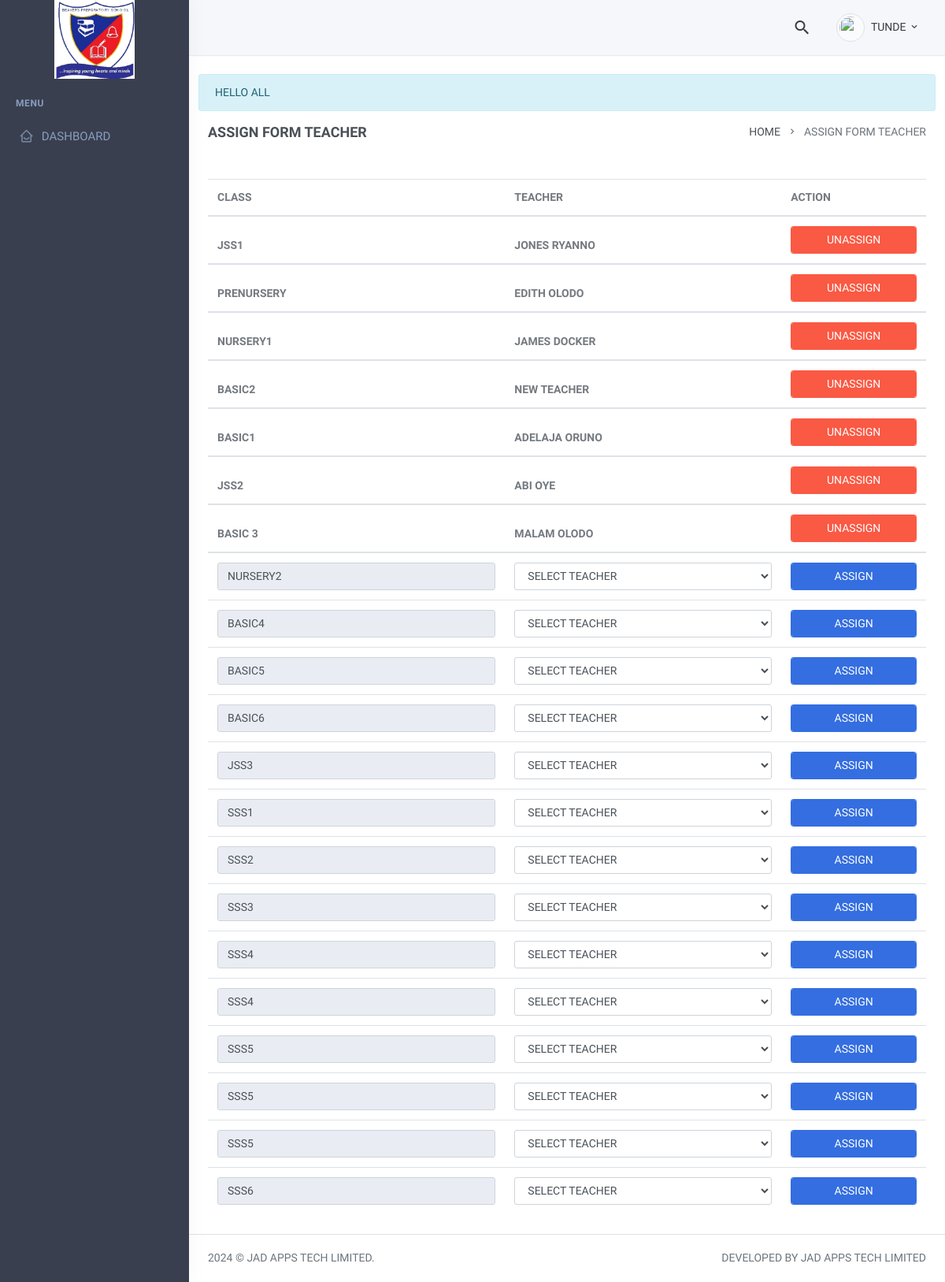
The page /public/assign-form-teacher.php (signed in) on the database its author committed.
### tables this page shows
CREATE TABLE `communications` (
  `id` int NOT NULL AUTO_INCREMENT,
  `message` varchar(450) DEFAULT NULL,
  `exp_date` datetime DEFAULT NULL,
  `uploaded_by` varchar(45) DEFAULT NULL,
  `status` int DEFAULT '0',
  PRIMARY KEY (`id`)
);

CREATE TABLE `users` (
  `id` int NOT NULL AUTO_INCREMENT,
  `name` varchar(50) DEFAULT NULL,
  `surname` varchar(125) DEFAULT NULL,
  `email` varchar(50) DEFAULT NULL,
  `password` varchar(150) DEFAULT NULL,
  `usertype` varchar(45) NOT NULL DEFAULT 'student',
  `regnum` varchar(45) DEFAULT NULL,
  `class_arm` int unsigned DEFAULT NULL,
  `students_class` varchar(45) DEFAULT NULL,
  `nationality` varchar(45) DEFAULT NULL,
  `state` varchar(45) DEFAULT NULL,
  `lga` varchar(45) DEFAULT NULL,
  `bloodgroup` varchar(45) DEFAULT NULL,
  `genotype` varchar(45) DEFAULT NULL,
  `parents_fullname` varchar(100) DEFAULT NULL,
  `parents_phone` varchar(45) DEFAULT NULL,
  `parents_number` varchar(45) DEFAULT NULL,
  `occupation` varchar(45) DEFAULT NULL,
  `wphone` varchar(45) DEFAULT NULL,
  `address` varchar(45) DEFAULT NULL,
  `sponsor_fullname` varchar(45) DEFAULT NULL,
  `sponsor_phone` varchar(45) DEFAULT NULL,
  `sponsor_email` varchar(45) DEFAULT NULL,
  `sponsor_occupation` varchar(45) DEFAULT NULL,
  `sponsor_wphone` varchar(45) DEFAULT NULL,
  `sponsor_address` varchar(45) DEFAULT NULL,
  `dob` varchar(45) DEFAULT NULL,
  `parents_email` varchar(125) DEFAULT NULL,
  `gender` varchar(45) DEFAULT NULL,
  `school_fees` int NOT NULL DEFAULT '0',
  `photo` varchar(256) DEFAULT NULL,
  `toteach` varchar(2048) DEFAULT NULL,
  `prev_school` varchar(45) DEFAULT NULL,
  `office_address` varchar(45) DEFAULT NULL,
  `office_phone` varchar(45) DEFAULT NULL,
  `sponsor_office_phone` varchar(45) DEFAULT NULL,
  `sponsor_office_address` varchar(45) DEFAULT NULL,
  `form_teacher` int DEFAULT '0',
  `form_class` varchar(45) DEFAULT NULL,
  `active` varchar(2) DEFAULT '1',
  PRIMARY KEY (`id`),
  UNIQUE KEY `email_UNIQUE` (`email`),
  KEY `class_arm` (`class_arm`),
  CONSTRAINT `users_ibfk_1` FOREIGN KEY (`class_arm`) REFERENCES `class_arms` (`arm_id`)
);

CREATE TABLE `student_classes` (
  `id` int NOT NULL AUTO_INCREMENT,
  `grade` varchar(45) DEFAULT NULL,
  `uploaded_by` varchar(45) DEFAULT NULL,
  `level` varchar(45) DEFAULT NULL,
  `has_arm` int DEFAULT '0',
  `deleted` int DEFAULT '0',
  `deleted_by` int DEFAULT NULL,
  `deleted_at` datetime DEFAULT NULL,
  PRIMARY KEY (`id`)
);

### public/inc_communications.php (called while the page is built)
<?php
     $comm_query = "SELECT * FROM communications LIMIT 1";
     $result = mysqli_query($sqlConnection, $comm_query);
     if($result->num_rows > 0){
         $communication = $result->fetch_all(MYSQLI_ASSOC);
         return $communication[0]['message'];
     }
?>

### public/assign-form-teacher.php (the view, shortened to what this page needs)
<?php
    include "./inc/header.php";
    $classes_query = "SELECT * FROM student_classes";
    $run_classes_query = mysqli_query($sqlConnection, $classes_query);
    $classes = $run_classes_query->fetch_all(MYSQLI_ASSOC);
?>
<body>
    <div id="layout-wrapper">
       <?php include "./inc/navbar.php"; ?>
        <div class="vertical-menu">
            <?php include "./inc/sidebar.php"; ?>
        </div>
        <div class="main-content">
            <div class="page-content">
               <?php include_once "communication_message.php"; ?>
                <div class="container-fluid">
                    <div class="row">
                        <div class="col-12">
                            <div class="page-title-box d-flex align-items-center justify-content-between">
                                <h4 class="mb-0 font-size-18">Assign Form Teacher</h4>
                                <div class="page-title-right">
                                    <ol class="breadcrumb m-0">
                                        <li class="breadcrumb-item"><a href="javascript: void(0);">Home</a></li>
                                        <li class="breadcrumb-item active">Assign Form Teacher</li>
                                    </ol>
                                </div>
                            </div>
                        </div>
                    </div>
                    <div class="table-responsive">
                        <table class="table mt-4">
                            <thead>
                                <tr>
                                    <th>CLASS</th>
                                    <th>TEACHER</th>
                                    <th>ACTION</th>
                                </tr>
                            </thead>
                            <tbody>
                                    <?php
                                        $assigned_teachers = "SELECT * FROM users WHERE form_teacher <> ''";
                                        $assigned_teachers = mysqli_query($sqlConnection, $assigned_teachers);
                                        $assigned_teachers = $assigned_teachers->fetch_all(MYSQLI_ASSOC);
                                        if(isset($assigned_teachers)){
                                            for($k = 0; $k < count($assigned_teachers); $k++){
                                                echo"<thead>
                                                    <tr>
                                                    <th>".$assigned_teachers[$k]['form_class']."</th>
                                                        <th>".$assigned_teachers[$k]['name']." ".$assigned_teachers[$k]['surname']."</th>
                                                        <th><a href='./inc/unassign-form-teacher-api.php?id=".$assigned_teachers[$k]['id']."' class='btn btn-danger form-control'>Unassign</a></th>
                                                    </tr>
                                                </thead>";
                                        }
                                        }else{
                                            echo "rara";
                                        }
                                        for($i = 0; $i < count($classes); $i++){
                                            $grade = $classes[$i]['grade'];
                                            $the_class_query = "SELECT * FROM users WHERE form_class = '$grade'";
                                            $the_class_query = mysqli_query($sqlConnection, $the_class_query);
                                            $the_class_query = $the_class_query->fetch_all(MYSQLI_ASSOC);
                                            if(!(isset($the_class_query[0]['form_class']))){
                                                echo"
                                                <form action='./inc/assign-form-teacher-api.php' method='POST'>
                                                 <tr>
                                                    <td>
                                                        <input type='text' class='form-control' name='grade' id='$grade' value='$grade' readonly>
                                                    <td>
                                                            <select name='form_teacher' id='form_teacher' class='form-control'>
                                                            <option value=''>Select teacher</option>
                                                            ";
                                                    echo"
                                                        </select>
                                                    </td>
                                                    <td>
                                                        <button class='btn btn-primary form-control' type='submit'>Assign</button>
                                                    </td>
                                                </tr>
                                                </form>
                                                    ";
                                            }
                                            }
                                        ?>
                            </tbody>
                        </table>
                    </div>
                </div>
            </div>
          <?php include "./inc/footer.php"; ?>

### public/communication_message.php (shortened to what this page needs)
<?php
    if($comm != 1){
    echo"<div class='alert alert-info alert-dismissible fade show mb-3' role='alert'>
            $comm";
        ?>
    </div>
<?php
    }else{
        echo "<div></div>";
    }
?>

### public/inc/header.php (style rules this page uses)
* { text-transform: uppercase !important; }

### rows shown on the page
communications: message "HELLO ALL"
users: form_class "JSS1", name "JONES", surname "RYANNO"
users: form_class "PRENURSERY", name "EDITH", surname "OLODO"
users: form_class "NURSERY1", name "JAMES", surname "DOCKER"
users: form_class "BASIC2", name "NEW", surname "TEACHER"
users: form_class "BASIC1", name "ADELAJA", surname "ORUNO"
users: form_class "JSS2", name "ABI", surname "OYE"
users: form_class "BASIC 3", name "MALAM", surname "OLODO"
student_classes: grade "nursery2"
student_classes: grade "basic4"
student_classes: grade "basic5"
student_classes: grade "basic6"
student_classes: grade "jss3"
student_classes: grade "sss1"
student_classes: grade "sss2"
student_classes: grade "sss3"
student_classes: grade "sss4"
student_classes: grade "sss4"
student_classes: grade "sss5"
student_classes: grade "sss5"
student_classes: grade "sss5"
student_classes: grade "sss6"

### other values the page prints
$username "TUNDE"
